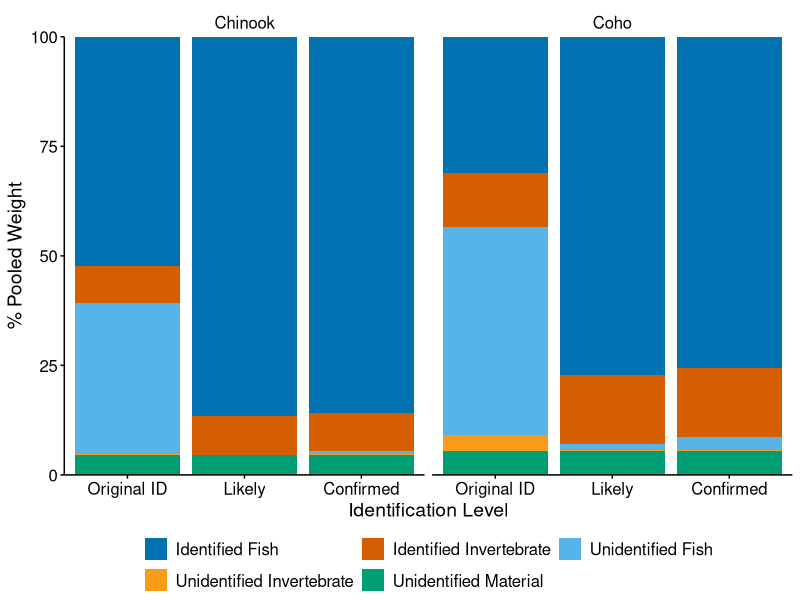
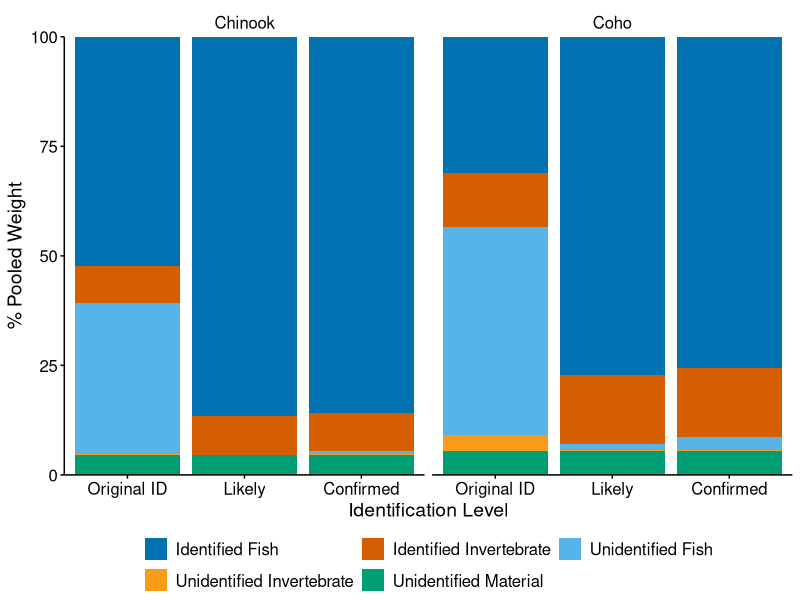

These charts were generated, in order, by the following R code:
# Barplot of broad prey categories at different identification levels to
# look at usefulness of diagnostic hard parts/decision rules

# load packages
library(readxl)
library(tidyverse)
library(reshape2)
library(vegan)

# load data
salmon.data <- read_excel("data/ASDPsalmon_v1.0.xlsx")
stomach.data <- read_excel("data/ASDPstomachs_v1.0.xlsx")

# stomachs to remove before pooled % weight analysis
stomach.rm <- read_excel("data/ASDP_stomachs_to_remove.xlsx") 

## Process salmon data ---
nrow(salmon.data) # 3472
salmon.data <- select(salmon.data, `Fish Code`, Species)

# stomach prey categories ---

# OriginalID (using level of target taxonomic levels)
sort(unique(stomach.data$OriginalID))
stomach.data$OriginalHighest <- rep(NA, nrow(stomach.data))

stomach.data$OriginalHighest[stomach.data$OriginalID %in% c("herring", "anchovy", "northern anchovy", "myctophid",
                                                            "surfperch", "sand lance", "gadid", "pacific cod", "walleye pollock",
                                                            "pacific hake", "rockfish", "threespine stickleback", "eulachon",
                                                            "surf smelt", "chinook salmon", "salmon", "flatfish",
                                                            "barracudina", "prowfish", "lingcod", "sablefish",
                                                            "poacher", "tubesnout")] <- "Identified Fish"
stomach.data$OriginalHighest[stomach.data$OriginalID == "unidentified fish"] <- "Unidentified Fish"

stomach.data$OriginalHighest[stomach.data$OriginalID %in% c("amphipod", "gammarid amphipod", "brachyuran megalopa", 
                                                            "cancrid megalopa", "dungeness crab megalopa", "brachyuran zoea",
                                                            "cancrid zoea", "pandalid", "pandalus sp.", "pandalus sp",
                                                            "pasiphaea pacifica", "pasiphaeid", "mysid", 
                                                            "eusergestes similis", "sergestid", "euphausiid", "isopod",
                                                            "pagurid megalopa", "pinnotherid", "neotrypaea sp.", 
                                                            "insect", "squid", "cephalopod", "unidentified cephalopod",
                                                            "polychaete", "brachyuran zoea and  megalopae")] <- "Identified Invertebrate"

stomach.data$OriginalHighest[stomach.data$OriginalID %in% c("unidentified crustacean", "unidentified brachyuran", 
                                                            "brachyuran larvae","brachyuran", "unidentified brachyuran larvae",
                                                            "euphausiid and cancrid", "unidentified shrimp",  
                                                            "unidentified invertebrate")] <- "Unidentified Invertebrate"

stomach.data$OriginalHighest[stomach.data$OriginalID %in% c("other", "pebble", "unidentified plant",
                                                            "unidentified material")] <- "Unidentified Material"
stomach.data$OriginalHighest[stomach.data$OriginalID == "empty"] <- "Empty"

subset(stomach.data,is.na(OriginalHighest)) # 0 good

## Likely assignment
stomach.data$Likely <- rep(NA, nrow(stomach.data))
sort(unique(stomach.data$FinalID))

stomach.data$Likely[stomach.data$FinalID %in% c("herring", "anchovy", "northern anchovy", "myctophid", "surfperch",
                                                "sand lance", "gadid", "pacific cod", "walleye pollock",
                                                "hake", "pacific hake", "rockfish", "threespine stickleback",
                                                "surf smelt", "eulachon", "deep-sea smelt", "northern smoothtongue",
                                                "salmon", "chinook salmon", "chum salmon", "pink salmon", "prowfish",
                                                "barracudina", "jack mackerel", "pacific saury", "flatfish", "larval flat fish",
                                                "sablefish", "lingcod", "staghorn sculpin", "poacher", "midshipman",
                                                "tubesnout")] <- "Identified Fish"
stomach.data$Likely[stomach.data$FinalID %in% c("unidentified fish", "gasterosteiformes")] <- "Unidentified Fish"

stomach.data$Likely[stomach.data$FinalID %in% c("amphipod", "caprellid", "metacaprella", "gammarid amphipod",
                                                "hyperiid amphipod", "hyperia medusarum", "themisto pacifica",
                                                "primno", "brachyuran megalopa", "cancrid megalopa", "dungeness crab megalopa",
                                                "brachyuran zoea", "cancrid zoea", "caridean shrimp", "crangonidae", "pandalus sp.",
                                                "pasiphaea pacifica", "sergestid", "eusergestes similis", "euphausiid",
                                                "isopod", "mysid", "copepod",  "pagurid megalopa", "neotrypaea sp.",
                                                "brachyuran zoeae and megalopae", "pinnotherid", "insect",
                                                "octopus", "squid", "stubby squid", "unidentified cephalopod",
                                                "polychaete")] <- "Identified Invertebrate" 
stomach.data$Likely[stomach.data$FinalID %in% c("unidentified shrimp", "unidentified brachyuran larvae",
                                                "unidentified crustacean", "brachyuran", "decapod")] <- "Unidentified Invertebrate"

stomach.data$Likely[stomach.data$FinalID %in% c("algae", "other", "gastropod", "unidentified material", 
                                                "zostera spp.")] <- "Unidentified Material" # includes a small number of other
stomach.data$Likely[stomach.data$FinalID == "empty"] <- "Empty"

subset(stomach.data, is.na(Likely)) # 0

view(stomach.data %>% group_by(Likely, FinalID) %>% tally()) # 79

## Confirmed = Yes level 
stomach.data$ConfY <- rep(NA, nrow(stomach.data))
sort(unique(stomach.data$FinalID))
sort(unique(stomach.data$Confidence))

stomach.data$ConfY[stomach.data$Likely == "Identified Fish" &
                   stomach.data$Confidence == TRUE] <- "Identified Fish"
stomach.data$ConfY[stomach.data$Likely == "Identified Fish" & 
                   stomach.data$Confidence == FALSE] <- "Unidentified Fish"

stomach.data$ConfY[stomach.data$Likely == "Identified Invertebrate" &
                     stomach.data$Confidence == TRUE] <- "Identified Invertebrate"
stomach.data$ConfY[stomach.data$Likely == "Identified Invertebrate" &
                     stomach.data$Confidence == FALSE] <- "Unidentified Invertebrate"

stomach.data$ConfY[stomach.data$Likely == "Unidentified Invertebrate"] <- "Unidentified Invertebrate"
stomach.data$ConfY[stomach.data$Likely == "Unidentified Fish"] <- "Unidentified Fish"
stomach.data$ConfY[stomach.data$Likely == "Unidentified Material"] <- "Unidentified Material"

stomach.data$ConfY[stomach.data$FinalID == "empty"] <- "Empty"

subset(stomach.data, is.na(ConfY))

# % pooled weight ----

# remove stomachs not useful for pooled % weight
stomach.rm.pooled <- subset(stomach.rm, `Keep for Fullness` == "no")

nrow(stomach.data) # 7283
stomach.pooled <- subset(stomach.data, !`Fish Code` %in% stomach.rm.pooled$`Fish Code`)
nrow(stomach.pooled) # 7197
length(unique(stomach.pooled$`Fish Code`)) # 3447

subset(stomach.pooled, is.na(Weight)) # 0

# merge in salmon species ID
nrow(stomach.pooled) # 7197
table(salmon.data$Species) # 2997 ch, 475 co

stomach.pooled <- merge(x = salmon.data, y = stomach.pooled, by = "Fish Code", 
                        all.x = FALSE, all.y = FALSE)
nrow(stomach.pooled) # 7197
length(unique(stomach.pooled$`Fish Code`)) # 3447, good

ch.pooled <- subset(stomach.pooled, Species == "ch")
co.pooled <- subset(stomach.pooled, Species == "co")

# calculate pooled mass proportions
all.data <- data.frame(matrix(NA, nrow = 0, ncol = 5))
names(all.data) <- c("PreyCategory", "PooledWeight", "Prop", "Level", "Species")
all.data

species.list <- sort(unique(stomach.pooled$Species))
species.list

for (i in 1:length(species.list)) {
  pooled.sub <- subset(stomach.pooled, Species == species.list[i])
  
  original.aggregate.sub <- aggregate(pooled.sub$Weight, by = list(pooled.sub$OriginalHighest), FUN = sum)
  names(original.aggregate.sub) <- c("PreyCategory", "PooledWeight") 
  original.aggregate.sub$Prop <- original.aggregate.sub$PooledWeight / sum(original.aggregate.sub$PooledWeight)
  original.aggregate.sub$Level <- "1Original"  
  
  likely.aggregate.sub <- aggregate(pooled.sub$Weight, by = list(pooled.sub$Likely), FUN = sum)
  names(likely.aggregate.sub) <- c("PreyCategory", "PooledWeight") 
  likely.aggregate.sub$Prop <- likely.aggregate.sub$PooledWeight / sum(likely.aggregate.sub$PooledWeight)
  likely.aggregate.sub$Level <- "2Likely"
  
  confY.aggregate.sub <- aggregate(pooled.sub$Weight, by = list(pooled.sub$ConfY), FUN = sum)
  names(confY.aggregate.sub) <- c("PreyCategory", "PooledWeight")
  confY.aggregate.sub$Prop <- confY.aggregate.sub$PooledWeight / sum(confY.aggregate.sub$PooledWeight)
  confY.aggregate.sub$Level <- "3ConfY"
  
  sub.all.levels <- rbind(original.aggregate.sub, likely.aggregate.sub, confY.aggregate.sub)
  sub.all.levels$Species <- species.list[i]
  
  all.data <- rbind(all.data, sub.all.levels) 
}

all.data$Prop <- all.data$Prop * 100

all.data <- subset(all.data, PreyCategory != "Empty")

all.data$Species[all.data$Species == "ch"] <- "Chinook"
all.data$Species[all.data$Species == "co"] <- "Coho"

all.data

# % identifiable at each level for Results section:

# % identifiable based on external morphology
52.30960475 + 8.37292150 # 60.7% for Chinook
31.04022854 + 12.29447567 # 43.3% for coho

# % identifiable for likely
86.65570448 + 8.70076389 # 95.4% for Chinook
77.26422439 + 15.70563254 # 93.0% coho

# % identifiable to confirmed
85.88764080 + 8.57395437 # 94.5% for Chinook
75.62116072 + 15.68388272 # 91.3% for coho

# plot
ggplot() +
  geom_col(data = all.data, aes(x = Level, y = Prop, fill = PreyCategory)) +
  xlab("Identification Level") + ylab("% Pooled Weight") +
  scale_x_discrete(labels = c("Original ID", "Likely", "Confirmed"), expand = c(0.27, 0)) +
  scale_y_continuous(expand = c(0, 0)) +
  theme_classic() +
  theme(axis.title = element_text(size = 14, colour = "black"),
        axis.text = element_text(size = 12, colour = "black"),
        axis.ticks = element_line(colour = "black"),
        legend.text = element_text(size = 12, colour = "black"),
        legend.title = element_blank(),
        legend.position = "bottom", legend.margin = margin(0, 0, 0, 0),
        strip.text = element_text(size = 12, colour = "black"),
        strip.background = element_blank()) +
  scale_fill_manual(values = c("#0072B2", "#D55E00", "#56B4E9", "#FA9C1B", "#009E73")) +
  facet_wrap(~ Species) +
  guides(fill = guide_legend(nrow = 2, byrow = TRUE))
ggsave("figures/figure3_ID_levels.PNG", height = 16, width = 19,
       units = "cm", dpi = 1600, bg = "white")
